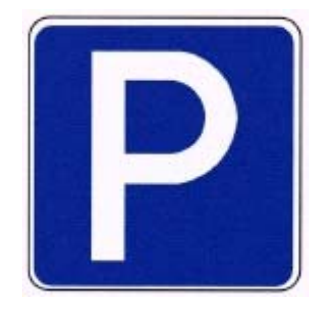
#> input picture TrafficSignalDetection/TrafficSignals/teste1.png, 332 x 314 px
$ python -i objectDetection.py   (imports and definitions only)
#> lines starting #> are read from the running program, lines starting #| are printed output that depends on the picture
import math
import cv2 as cv
import numpy as np

WIDTH = 640
HEIGHT = 480
BLOCK_NUMBER = 8000
BLOCK_X_TH = WIDTH//2
BLOCK_Y_TH = HEIGHT//3
BLOCK_X_TH_TH = 80

def drawHist(img, flag):
    img_y_sum = np.sum(img,axis=1)
    img_x_sum = np.sum(img,axis=0)
    img_x_sum = img_x_sum/255
    img_y_sum = img_y_sum/255
    if flag == 1:
        HH = np.zeros((100,img.shape[1]), np.uint8)
        for c in range(img.shape[1]):
            cv.line(HH, (c, 100), (c, 100-int(img_x_sum[c]*100/255)),255)
        cv.imshow('HH', HH)
        HV = np.zeros((img.shape[0],100), np.uint8)
        for l in range(img.shape[0]):
            cv.line(HV, (0, l),(int(img_y_sum[l]*100/255), l), 255)
        cv.imshow('HV', HV)
    return img_x_sum, img_y_sum


def filterBlock(img):
    lower = np.array([0, 150, 0], dtype = "uint8")
    upper = np.array([100, 255, 100], dtype = "uint8")
    mask = cv.inRange(img, lower, upper)
    mask = cv.bitwise_and(img, img, mask=mask)
    return mask

def obstacleDetection(img):
    block = cv.resize(img, (WIDTH,HEIGHT))
    block = filterBlock(block)
    gray_block = cv.cvtColor(block, cv.COLOR_BGR2GRAY)
    _, gray_block = cv.threshold(gray_block, 50, 255, cv.THRESH_BINARY)
    pos = np.nonzero(gray_block)

    print(len(pos[0]))
    if len(pos[0]) > BLOCK_NUMBER and pos[0][-1] >= BLOCK_Y_TH and math.fabs(pos[1][(len(pos[1])-1) //2] - BLOCK_X_TH) < BLOCK_X_TH_TH:
        return 1
    else:
        return 0

>>> import cv2
>>> picture = cv2.imread('TrafficSignalDetection/TrafficSignals/teste1.png')
#> picture is the input picture: shape (314, 332, 3); mean B, G, R 191.8, 136.6, 124.6
>>> result = obstacleDetection(picture)
#> in obstacleDetection, `block = cv.resize(img, (WIDTH,HEIGHT))`:
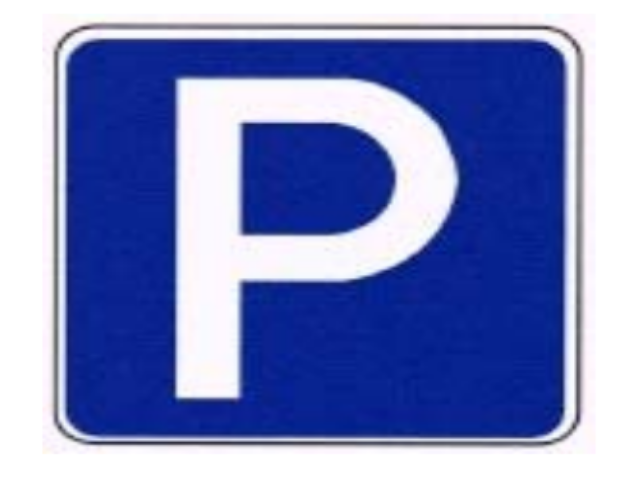
#> block: shape (480, 640, 3); mean B, G, R 191.7, 136.5, 124.5
#> in filterBlock, `mask = cv.inRange(img, lower, upper)`: mask: shape (480, 640); every value is 0
#> in filterBlock, `mask = cv.bitwise_and(img, img, mask=mask)`: mask: shape (480, 640, 3); every value is 0
#> in obstacleDetection, `pos = np.nonzero(gray_block)`: pos = (empty array, empty array)
#| 0
#> result = 0

$ run again, on TrafficSignalDetection/TrafficSignals/teste2.png
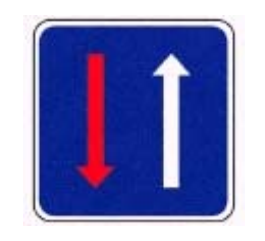
#> input picture TrafficSignalDetection/TrafficSignals/teste2.png, 265 x 241 px
#> picture is the input picture: shape (241, 265, 3); mean B, G, R 185.2, 131.4, 128.5
#> in obstacleDetection, `block = cv.resize(img, (WIDTH,HEIGHT))`:
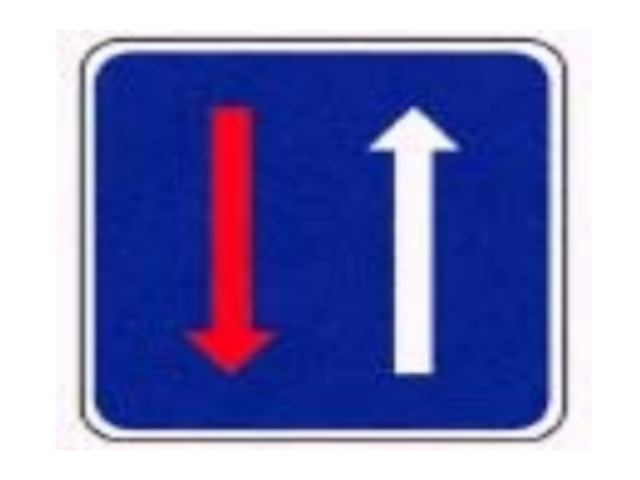
#> block: shape (480, 640, 3); mean B, G, R 185.1, 131.3, 128.4
#> pos = (empty array, empty array)
#| 0
#> result = 0

$ run again, on TrafficSignalDetection/TrafficSignals/teste3.png
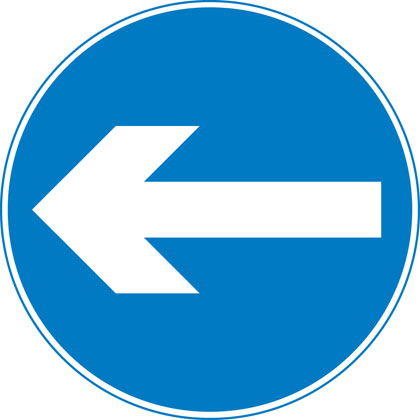
#> input picture TrafficSignalDetection/TrafficSignals/teste3.png, 420 x 420 px
#> picture is the input picture: shape (420, 420, 3); mean B, G, R 219.5, 176.8, 105.5
#> in obstacleDetection, `block = cv.resize(img, (WIDTH,HEIGHT))`:
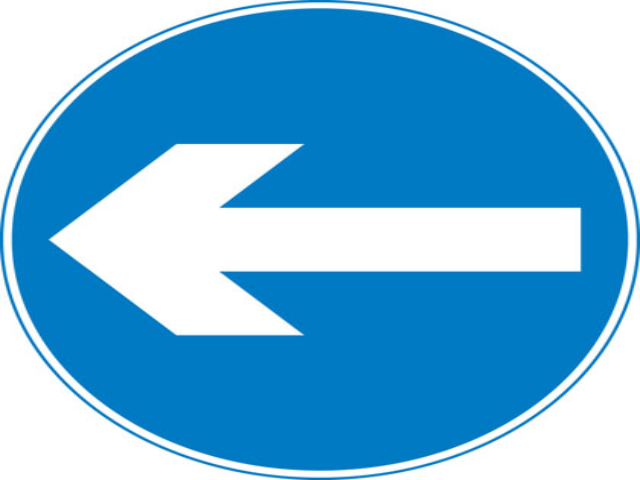
#> block: shape (480, 640, 3); mean B, G, R 219.4, 176.8, 105.5
#> pos = (empty array, empty array)
#| 0
#> result = 0

$ run again, on TrafficSignalDetection/TrafficSignals/teste5.png
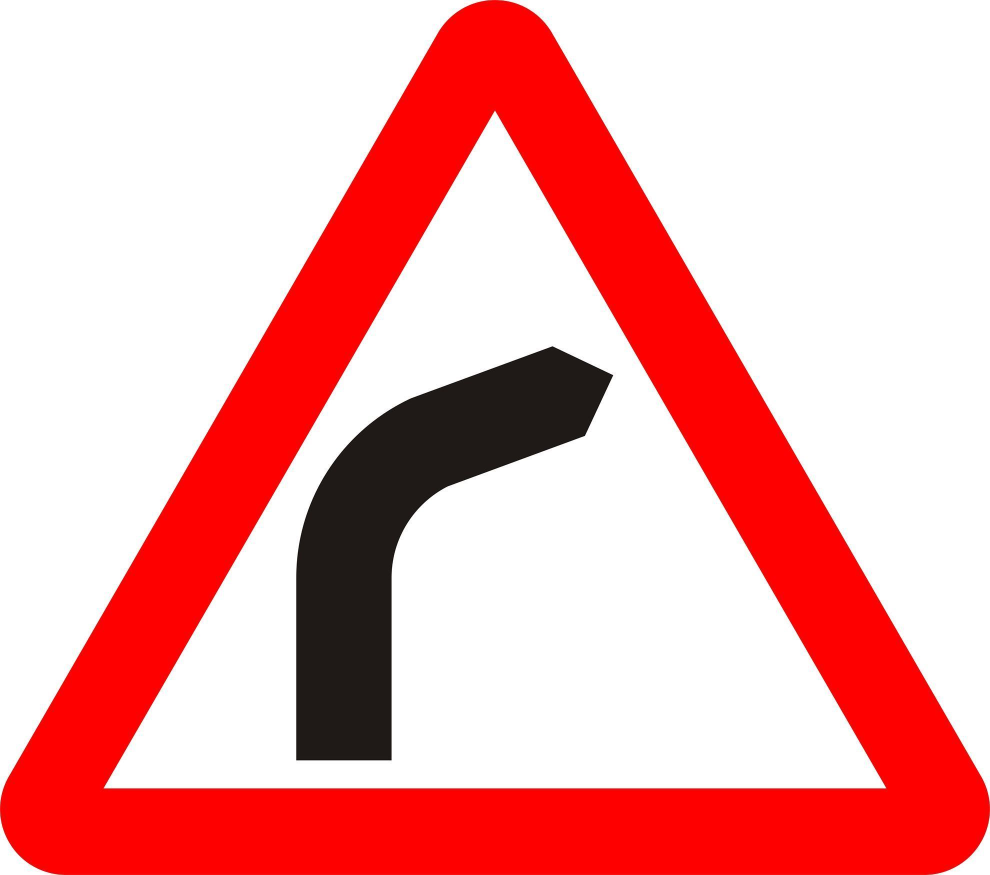
#> input picture TrafficSignalDetection/TrafficSignals/teste5.png, 1980 x 1750 px (shown at 1/2 size)
#> picture is the input picture: shape (1750, 1980, 3); mean B, G, R 172, 172.2, 241.2
#> in obstacleDetection, `block = cv.resize(img, (WIDTH,HEIGHT))`:
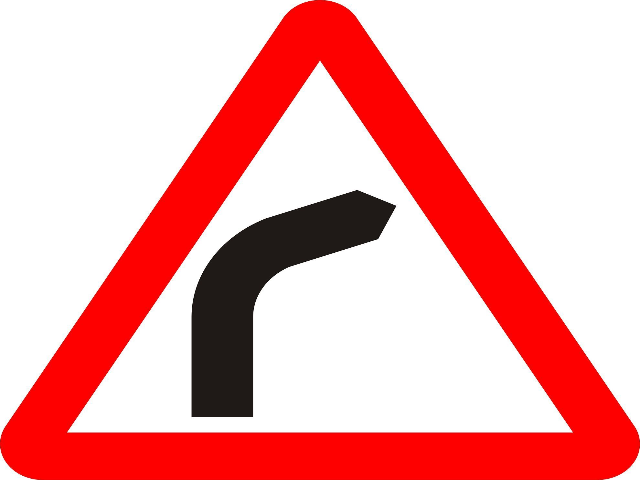
#> block: shape (480, 640, 3); mean B, G, R 172, 172.2, 241.2
#> pos = (empty array, empty array)
#| 0
#> result = 0
